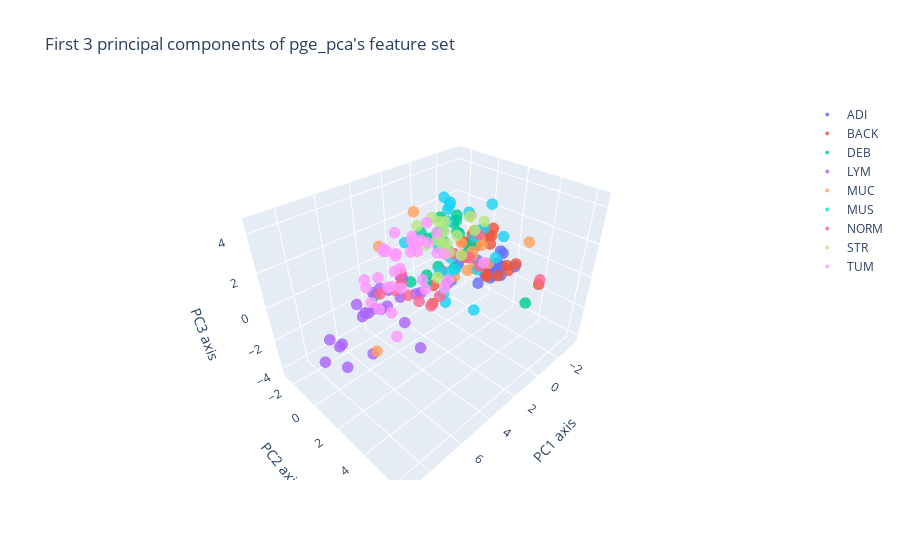
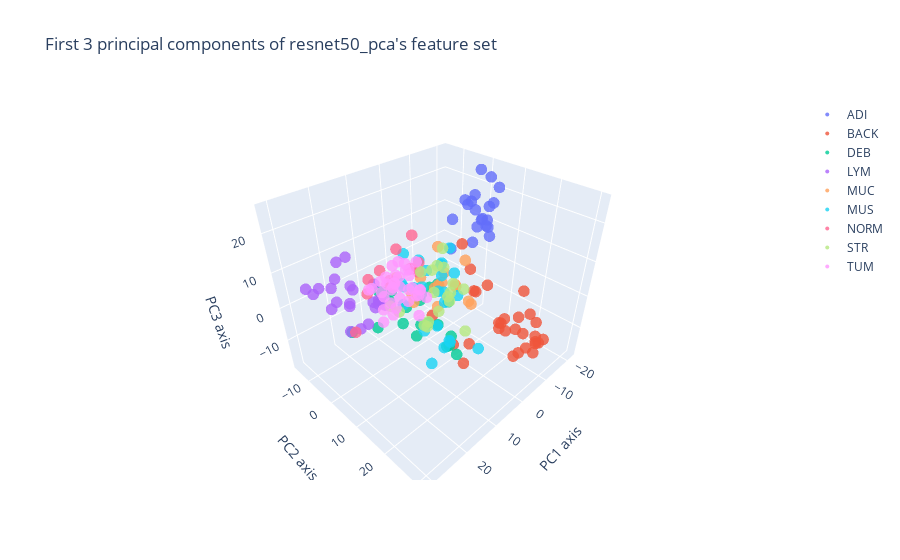
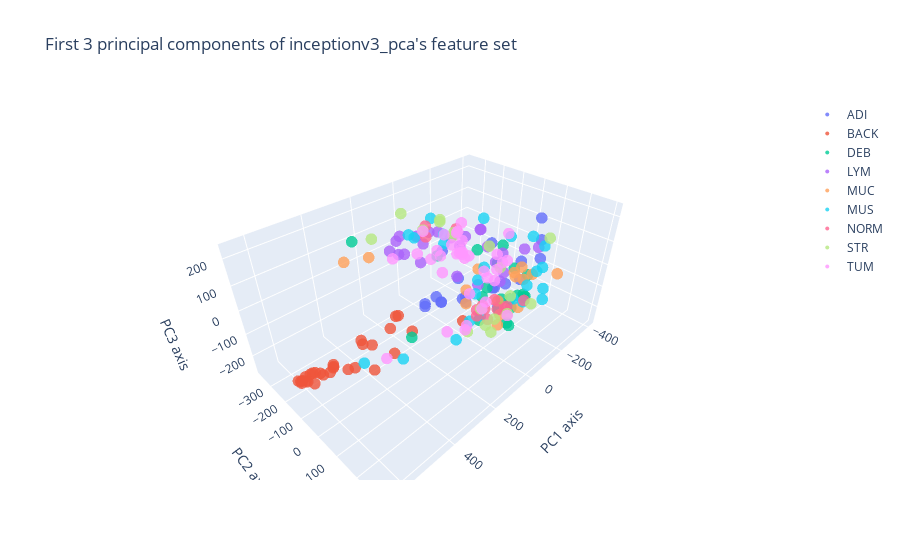
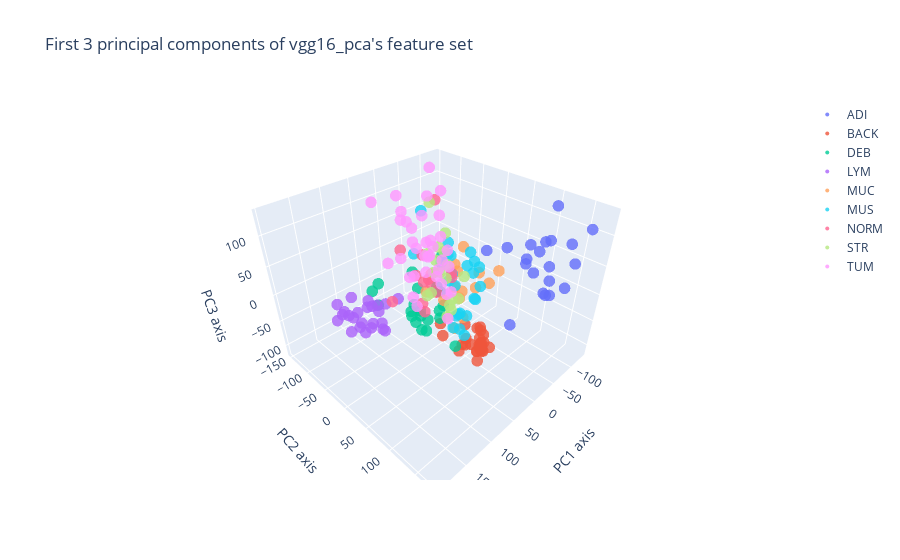

Notebook code cell kept with these figures, in order:
### Code cell
#Plotting datasets
for name, feature_set in datasets.items():
    test_data = feature_set[selected_index]
    # 3D visualisation
    traces = []
    for tissue_type in np.unique(labels):
        trace = go.Scatter3d(
            x=test_data[test_label == tissue_type, 0],
            y=test_data[test_label == tissue_type, 1],
            z=test_data[test_label == tissue_type, 2],
            mode='markers',
            name=tissue_type,
            marker=dict(size=4, opacity=0.8)
        )
        traces.append(trace)

    fig = go.Figure(data=traces)
    fig.update_layout(
        title=f"First 3 principal components of {name}'s feature set",
        scene=dict(
            xaxis_title='PC1 axis',
            yaxis_title='PC2 axis',
            zaxis_title='PC3 axis'
        )
    )
    fig.show()
